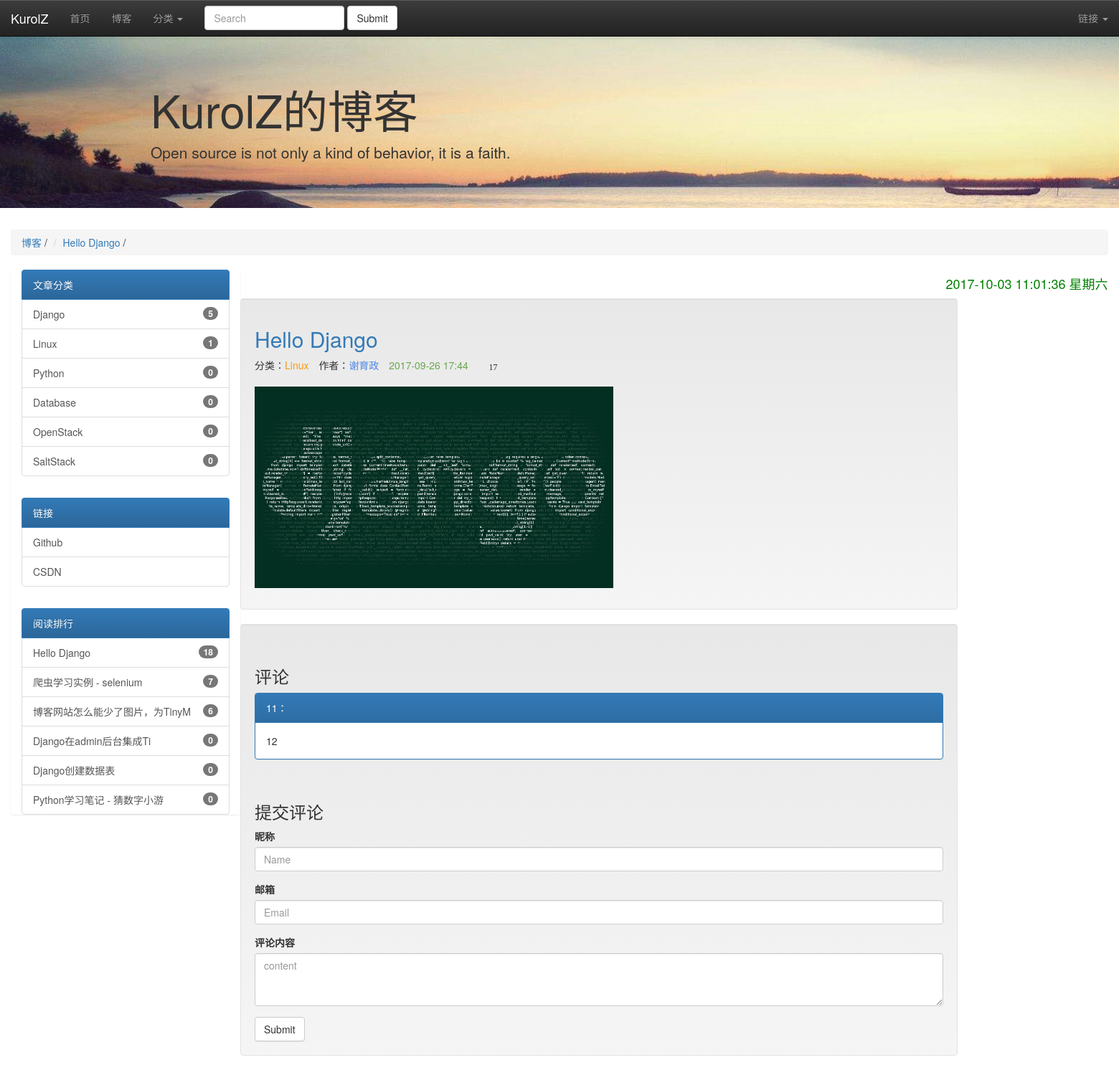
Page /detail/5/ on the committed database.
### XYZblog/models.py (models this page shows, shortened)
class Blog(models.Model):
    title = models.CharField('标题', max_length=32)
    author = models.CharField('作者', max_length=16)
    description = models.CharField('描述', max_length=200)
    content = models.TextField(blank=True, null=True,verbose_name="正文")
    created = models.DateTimeField('发布时间', auto_now_add=True)
    category = models.ForeignKey(Category, verbose_name='分类')
    tags = models.ManyToManyField(Tag, verbose_name='标签')
    browser = models.IntegerField('浏览量',editable=False,default=0)

class Category(models.Model):
    name = models.CharField('名称', max_length=16)

class Comment(models.Model):
    blog = models.ForeignKey(Blog, verbose_name='博客')
    name = models.CharField('称呼', max_length=16)
    email = models.EmailField('邮箱')
    content = models.CharField('内容', max_length=140)
    created = models.DateTimeField('发布时间', auto_now_add=True)

### XYZblog/views.py (the view)
# urls.py: url(r'^detail/(\d+)/$',views.get_detail,name='blog_get_detail'),
def get_detail(request, blog_id):
    try:
        blog = Blog.objects.get(id=blog_id)
    except Blog.DoesNotExist:
        raise Http404
    if request.method == 'GET':
        addbrowser = Blog.objects.get(id=blog_id)
        addbrowser.browser += 1
        addbrowser.save()
        form = CommentForm()
    else:
        form = CommentForm(request.POST)
        if form.is_valid():
            cleaned_data = form.cleaned_data
            cleaned_data['blog'] = blog
            Comment.objects.create(**cleaned_data)
    blog_comments = {
        'read_rank' : Blog.objects.all().order_by("-browser")[:10], # 获取阅读排行榜
        'class_blognum': Blog.objects.raw(
            'SELECT p.id,p.name,COUNT(s.category_id) as count FROM XYZblog_category AS p LEFT JOIN XYZblog_blog AS s ON s.category_id = p.id GROUP BY p.id;'),
        'blog': blog,
        'comments': blog.comment_set.all().order_by('-created'),
        'form': form
    }
    return render(request, 'blog_detail.html', blog_comments)

### XYZblog/forms.py
class CommentForm(forms.Form):
    name = forms.CharField(label='昵称', max_length=16, error_messages={
        'required': '请填写您的称呼',
        'max_length': '称呼太长'
    },widget=forms.TextInput(attrs={'class': 'form-control','id': 'exampleInputName','placeholder':'Name'}))
    email = forms.EmailField(label='邮箱', error_messages={
        'required': '请填写您的邮箱',
        'invalid': '邮箱格式不正确'
    },widget=forms.TextInput(attrs={'class': 'form-control','id': 'exampleInputEmail1','type':'email','placeholder':'Email'}))
    content = forms.CharField(label='评论内容', error_messages={
        'required': '请填写您的评论内容',
        'max_length': '评论内容太长'
    },widget=forms.Textarea(attrs={'class': 'form-control','id': 'exampleInputContent','placeholder':'content','rows':'3'}))

### XYZblog/templates/blog_detail.html (shortened to what this page needs)
<!DOCTYPE html>
<html lang="en">
<head>
    {% include "header.html" %}
</head>
<body>
<div class="container-fluid">
    <div class="row-fluid">
        <div class="header">
            <ul class="breadcrumb">
                <li><a href="{% url 'blog_get_blogs' %}">博客</a> <span class="divider">/</span></li>
                <li><a href="{% url 'blog_get_detail' blog.id %}">{{ blog.title }}</a> <span class="divider">/</span></li>
            </ul>
        </div>
    <div class="datetime" style="width: 16.77%; float: right">
{% include  "datetime.html" %}
</div>
 {% include "left.html" %}
    <div class="blogandcomment" style="width: 65.33%; float: left">
        <div class="well"  style="background-color: #e3e7ee">
            <div class="blog">
                <div class="title">
                    <a href="#"><h2>{{ blog.title }}</h2></a>
                </div>
                <div class="info">
                    分类：<span class="category" style="color: #ff9900;">{{ blog.category.name }}</span>
                    作者：<span class="author" style="color: #4a86e8">{{ blog.author }}</span>
                    <span class="created" style="color: #6aa84f">{{ blog.created|date:"Y-m-d H:i" }}</span>
                    <span class="glyphicon glyphicon-eye-open" aria-hidden="true"><a class="browser_num">{{ blog.browser }}</a></span>
                </div>
                {% autoescape off %}
                <div class="summary">
                    {{ blog.content }}
                </div>
                {% endautoescape %}
            </div>
        </div>
        <div class="well">
            <div class="comment">
                <div class="comments-display" style="padding-top: 20px;">
                    <h3>评论</h3>
                    {% for comment in comments %}
                        <div class="panel panel-primary">
                            <div class="panel-heading">{{ comment.name }}：</div>
                            <div class="panel-body">
                                {{ comment.content }}
                            </div>
                        </div>
                    {% endfor %}
                </div>
                <div class="comment-post" style="padding-top: 20px;">
                    <h3>提交评论</h3>
                        <form action="{% url 'blog_get_detail' blog.id %}" method="post">
                            {% for field in form %}
                                <div class="form-group">
                                    <label for="exampleInputEmail1">{{ field.label }}</label>{{ field }}
                                </div>
                            {% endfor %}
                            <button type="submit" class="btn btn-default">Submit</button>
                        </form>
                    </div>
                </div>
            </div>
        </div>
    </div>
</div>
</body>
</html>

### XYZblog/templates/left.html
<div class="span2" style="float: left; width: 320px">
    <div class="list-group">
        <ul class="col-sm-12" style="float:inherit;">
            <a href="#" class="list-group-item active">文章分类</a>
            {% for categorys in class_blognum %}
                <a href="{% url 'class_get_blogs' categorys.id %}" class="list-group-item">{{ categorys.name }}
                    <span class="badge">{{ categorys.count }}</span>
                </a>
            {% endfor %}
        </ul>
        <br>
        <ul class="col-sm-12" style="float:inherit;">
            <a href="#" class="list-group-item active">链接</a>
            <a href="https://github.com/kurolz" target="_blank" class="list-group-item">Github</a>
            <a href="http://blog.csdn.net/hjxzt1" target="_blank" class="list-group-item">CSDN</a>
        </ul>
        <br>
        <ul class="col-sm-12" style="float:inherit;">
            <a href="#" class="list-group-item active">阅读排行</a>
            {% for read_rank in read_rank %}
            <a href="{% url 'blog_get_detail' read_rank.id %}" target="_blank" class="list-group-item">{{ read_rank.title|truncatechars:18}}
                <span class="badge">{{ read_rank.browser }}</span>
            </a>
            {% endfor %}
        </ul>
    </div>
</div>

### XYZblog/templates/header.html (style rules this page uses)
body { padding-top: 50px; }
.blog .info span { padding-right: 10px; }
.blog .summary { padding-top: 20px; }
.browser_num { margin-left: 4px; color: #282828; font-size:12px }

### rows in the picture
Blog: title "Hello Django", name "Database", count "0", browser "18", category.name "Linux", author "谢育政", created "2017-09-26 17:44", browser "17", content (picture)
Blog: name "SaltStack", count "0", title "博客网站怎么能少了图片，为TinyM", browser "6"
Blog: title "爬虫学习实例 - selenium", browser "7"
Blog: title "Django在admin后台集成Ti", browser "0"
Blog: title "Django创建数据表", browser "0"
Blog: title "Python学习笔记 - 猜数字小游", browser "0"
Comment: name "11", content "12"

### other values in the picture
{{ field.label }} "昵称" "邮箱" "评论内容"
